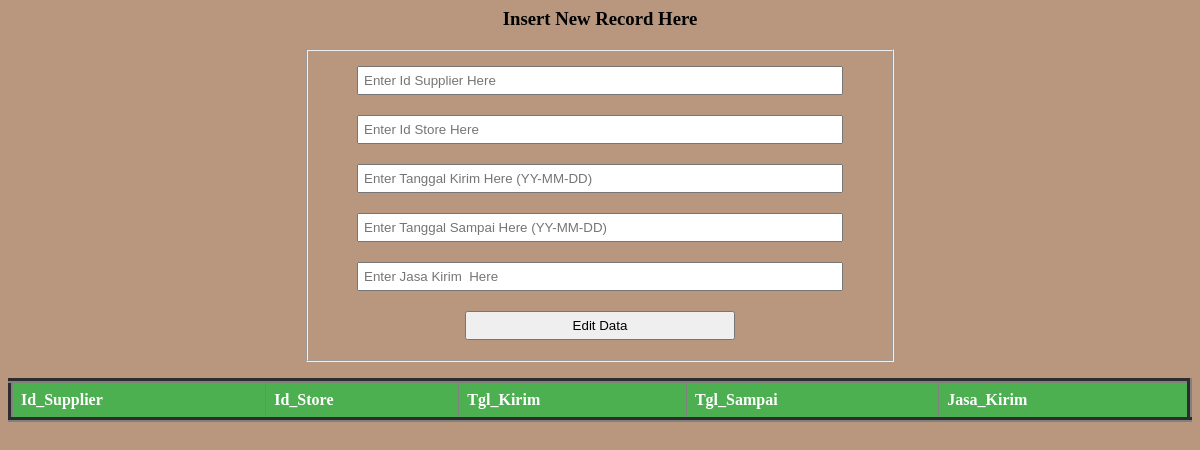
Page /ship.php on the earlier database version.
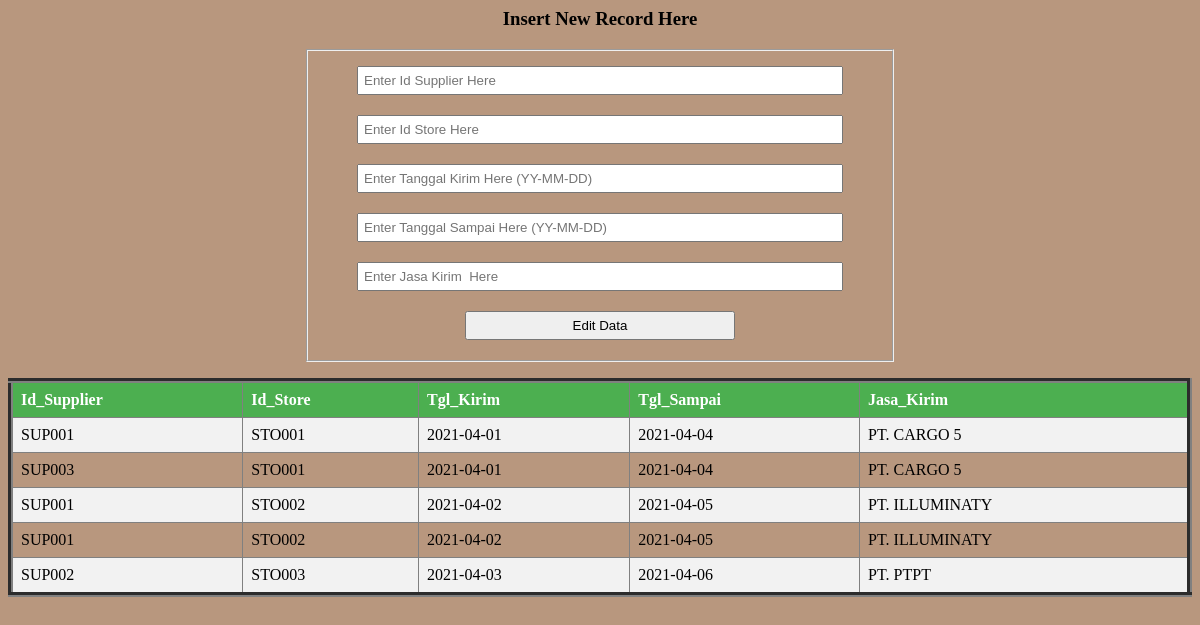
Same page on the later database version.
### tables this page shows
create table ship (
    Id_Supplier varchar (15) not null,
    Id_Store varchar (15) not null,
    Tgl_Kirim date not null,
    Tgl_Sampai date not null,
    Jasa_Kirim varchar (15) not null,
    foreign key (Id_Supplier) references supplier (Id_Supplier),
    foreign key (Id_Store) references store (Id_Store)
);

### ship.php (the view, shortened to what this page needs)
<body bgcolor= #b8977e>
<div style="width: 50%; margin: 0 auto; border: 2px double #FF000";
    background-color: white; box-shadow: 1px 1px 10px 1px;">
    <h3 align="center">Insert New Record Here </h3>
<form action="" method="Post">
    <fieldset>
    <div style="padding: 10px; text-align: center;">
          <input type="text" name="Id_Supplier" value="" placeholder="Enter Id Supplier Here"
          style="padding: 5px; width : 90%">
      </div>
      <div style="padding: 10px; text-align: center;">
          <input type="text" name="Id_Store" value="" placeholder="Enter Id Store Here"
          style="padding: 5px; width : 90%">
      </div>
      <div style="padding: 10px; text-align: center;">
          <input type="text" name="Tgl_Kirim" value="" placeholder="Enter Tanggal Kirim Here (YY-MM-DD)"
          style="padding: 5px; width : 90%">
      </div>
      <div style="padding: 10px; text-align: center;">
          <input type="text" name="Tgl_Sampai" value="" placeholder="Enter Tanggal Sampai Here (YY-MM-DD)"
          style="padding: 5px; width : 90%">
      </div>
      <div style="padding: 10px; text-align: center;">
          <input type="text" name="Jasa_Kirim" value="" placeholder="Enter Jasa Kirim  Here"
          style="padding: 5px; width : 90%">
      </div>
      <div style="padding: 10px; text-align: center;">
          <input type="submit" name="ins" value="Edit Data"
          style="padding: 5px; width : 50%">
      </div>
      </fieldset>
</form>
</div>
<?php
$con = mysqli_connect("localhost","root","admin","kurma");
$s=mysqli_query($con,"select * from ship");
?>
<table border = 5>
    <tr>
        <th>Id_Supplier</th>
        <th>Id_Store</th>
        <th>Tgl_Kirim</th>
        <th>Tgl_Sampai</th>
        <th>Jasa_Kirim</th>
    </tr>
<?php
while($r = mysqli_fetch_array($s))
{
?>
    <tr>
        <td><?php echo $r['Id_Supplier']; ?></td>
        <td><?php echo $r['Id_Store']; ?></td>
        <td><?php echo $r['Tgl_Kirim']; ?></td>
        <td><?php echo $r['Tgl_Sampai']; ?></td>
        <td><?php echo $r['Jasa_Kirim']; ?></td>
    </tr>
<?php
}
?>
</table>

Differences in the rows shown:
added ship: Id_Supplier "SUP001", Id_Store "STO001", Tgl_Kirim "2021-04-01", Tgl_Sampai "2021-04-04", Jasa_Kirim "PT. CARGO 5"
added ship: Id_Supplier "SUP003", Id_Store "STO001", Tgl_Kirim "2021-04-01", Tgl_Sampai "2021-04-04", Jasa_Kirim "PT. CARGO 5"
added ship: Id_Supplier "SUP001", Id_Store "STO002", Tgl_Kirim "2021-04-02", Tgl_Sampai "2021-04-05", Jasa_Kirim "PT. ILLUMINATY"
added ship: Id_Supplier "SUP001", Id_Store "STO002", Tgl_Kirim "2021-04-02", Tgl_Sampai "2021-04-05", Jasa_Kirim "PT. ILLUMINATY"
added ship: Id_Supplier "SUP002", Id_Store "STO003", Tgl_Kirim "2021-04-03", Tgl_Sampai "2021-04-06", Jasa_Kirim "PT. PTPT"
